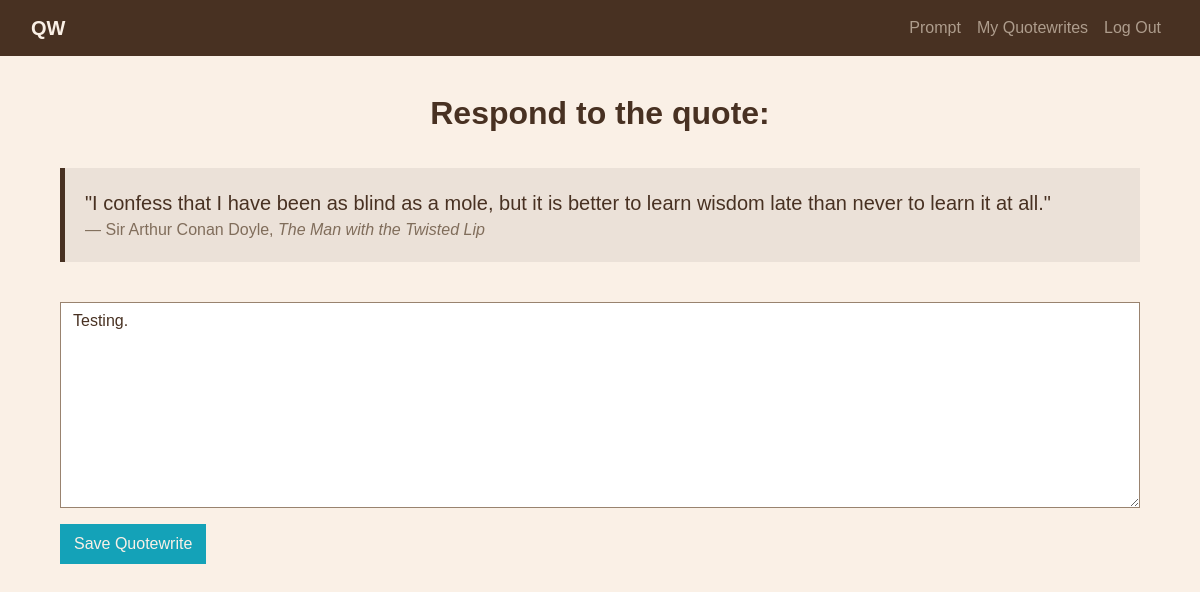
The page /write?quote_id=223 (signed in) on the database its author committed.
### tables this page shows
CREATE TABLE quotes (
                id INTEGER PRIMARY KEY AUTOINCREMENT,
                quote TEXT,
                title TEXT,
                author TEXT
            );

CREATE TABLE quotewrites (
    user_id INTEGER NOT NULL,
    quote_id INTEGER NOT NULL,
    quotewrite TEXT, created_at TIMESTAMP DEFAULT CURRENT_TIMESTAMP,
    FOREIGN KEY (user_id) REFERENCES users(id),
    FOREIGN KEY (quote_id) REFERENCES quotes(id),
    PRIMARY KEY (user_id, quote_id)
);

### app.py (the view)
@app.route("/write", methods=["GET", "POST"])
def write():
    if request.method == "POST":
        quote_id = request.form.get("quote_id")
        quotewrite = request.form.get("quotewrite")
        if not quote_id or not quotewrite:
            return apology("missing response")
        db.execute("INSERT INTO quotewrites (user_id, quote_id, quotewrite) VALUES (:user_id, :quote_id, :quotewrite) ON CONFLICT (user_id, quote_id) DO UPDATE SET quotewrite = :quotewrite", user_id=session["user_id"], quote_id=quote_id, quotewrite=quotewrite)
        return redirect("/my_quotewrites")
    else:
        quote_id = request.args.get("quote_id")
        quote = db.execute("SELECT * FROM quotes WHERE id = ?", quote_id)
        if not quote:
            return apology("quote not found")
        quotewrite = db.execute("SELECT quotewrite FROM quotewrites WHERE user_id = ? AND quote_id = ?", session["user_id"], quote_id)
        return render_template("write.html", quote=quote[0], quotewrite=quotewrite[0] if quotewrite else None)

### app.py (called while the page is built)
@app.after_request
def after_request(response):
    response.headers["Cache-Control"] = "no-cache, no-store, must-revalidate"
    response.headers["Expires"] = 0
    response.headers["Pragma"] = "no-cache"
    return response

### templates/write.html (shortened to what this page needs)
{% extends "layout.html" %}
{% block main %}
    <div class="container mt-4">
        <h2 class="mb-3">Respond to the quote:</h2>
        <div class="blockquote">
            <p class="mb-0">{{ quote["quote"] }}</p>
            <footer class="blockquote-footer">{{ quote["author"] }}, <i>{{ quote["title"] }}</i></footer>
        </div>
        <form action="/write" method="POST">
            <div class="form-group">
                <textarea class="form-control" name="quotewrite" rows="8">{{ quotewrite["quotewrite"] if quotewrite and quotewrite["quotewrite"] else "" }}</textarea></textarea>
            </div>
            <button type="submit" class="btn btn-primary">Save Quotewrite</button>
        </form>
    </div>
{% endblock %}

### static/styles.css (style rules this page uses)
body { font-family: 'Noto Serif JP', sans-serif; background-color: #FAF0E6; color: #483122; padding-bottom: 100px; padding-top: 70px; }
h2 { text-align: center; font-weight: 900; padding-bottom: 20px; }
input[type="text"], input[type="password"], textarea { color: #483122 !important; }
.blockquote { padding: 20px; margin-top: 10px; margin-bottom: 40px; background-color: #ebe1d8; border-left: 5px solid #483122; text-align: left; }
.blockquote-footer { color: #806d5b !important; }
.btn, a { color: #FAF0E6 !important; background-color: #14A2B8 !important; border: 2px solid #14A2B8 !important; border-radius: 0 !important; margin-bottom: 10px !important; }
.form-control { color: #483122 !important; border-radius: 0 !important; border-color: #99836f !important; }
.form-control::placeholder { color: #99836f; }

### rows shown on the page
quotes: quote "\"I confess that I have been as blind as a mole, but it is better to learn wisdom late than never to learn it at all.\"", author "Sir Arthur Conan Doyle", title "The Man with the Twisted Lip"
quotewrites: quotewrite "Testing."
